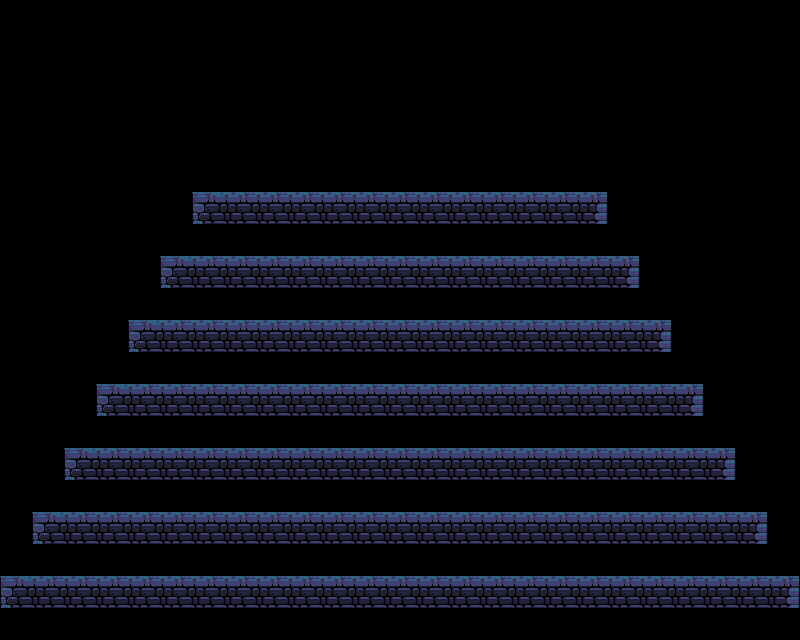

A level layout from a 2D game, rendered from its tile map. Below: a short description, then the map file with its tile-grid data intact:
An orthogonal 25x20 tile map with 32x32 px tiles, 1 tile layer (Tile Layer 1).

<map version="1.0" tiledversion="1.1.6" orientation="orthogonal" renderorder="right-down" width="25" height="20" tilewidth="32" tileheight="32" infinite="0" nextobjectid="1">
 <tileset firstgid="1" source="tiles_castle.tsx" />
 <layer name="Tile Layer 1" width="25" height="20">
  <data encoding="csv">
0,0,0,0,0,0,0,0,0,0,0,0,0,0,0,0,0,0,0,0,0,0,0,0,0,
0,0,0,0,0,0,0,0,0,0,0,0,0,0,0,0,0,0,0,0,0,0,0,0,0,
0,0,0,0,0,0,0,0,0,0,0,0,0,0,0,0,0,0,0,0,0,0,0,0,0,
0,0,0,0,0,0,0,0,0,0,0,0,0,0,0,0,0,0,0,0,0,0,0,0,0,
0,0,0,0,0,0,0,0,0,0,0,0,0,0,0,0,0,0,0,0,0,0,0,0,0,
0,0,0,0,0,0,0,0,0,0,0,0,0,0,0,0,0,0,0,0,0,0,0,0,0,
0,0,0,0,0,0,16,17,17,17,17,17,17,17,17,17,17,17,18,0,0,0,0,0,0,
0,0,0,0,0,0,0,0,0,0,0,0,0,0,0,0,0,0,0,0,0,0,0,0,0,
0,0,0,0,0,16,17,17,17,17,17,17,17,17,17,17,17,17,17,18,0,0,0,0,0,
0,0,0,0,0,0,0,0,0,0,0,0,0,0,0,0,0,0,0,0,0,0,0,0,0,
0,0,0,0,16,17,17,17,17,17,17,17,17,17,17,17,17,17,17,17,18,0,0,0,0,
0,0,0,0,0,0,0,0,0,0,0,0,0,0,0,0,0,0,0,0,0,0,0,0,0,
0,0,0,16,17,17,17,17,17,17,17,17,17,17,17,17,17,17,17,17,17,18,0,0,0,
0,0,0,0,0,0,0,0,0,0,0,0,0,0,0,0,0,0,0,0,0,0,0,0,0,
0,0,16,17,17,17,17,17,17,17,17,17,17,17,17,17,17,17,17,17,17,17,18,0,0,
0,0,0,0,0,0,0,0,0,0,0,0,0,0,0,0,0,0,0,0,0,0,0,0,0,
0,16,17,17,17,17,17,17,17,17,17,17,17,17,17,17,17,17,17,17,17,17,17,18,0,
0,0,0,0,0,0,0,0,0,0,0,0,0,0,0,0,0,0,0,0,0,0,0,0,0,
16,17,17,17,17,17,17,17,17,17,17,17,17,17,17,17,17,17,17,17,17,17,17,17,18,
0,0,0,0,0,0,0,0,0,0,0,0,0,0,0,0,0,0,0,0,0,0,0,0,0
</data>
 </layer>
</map>
